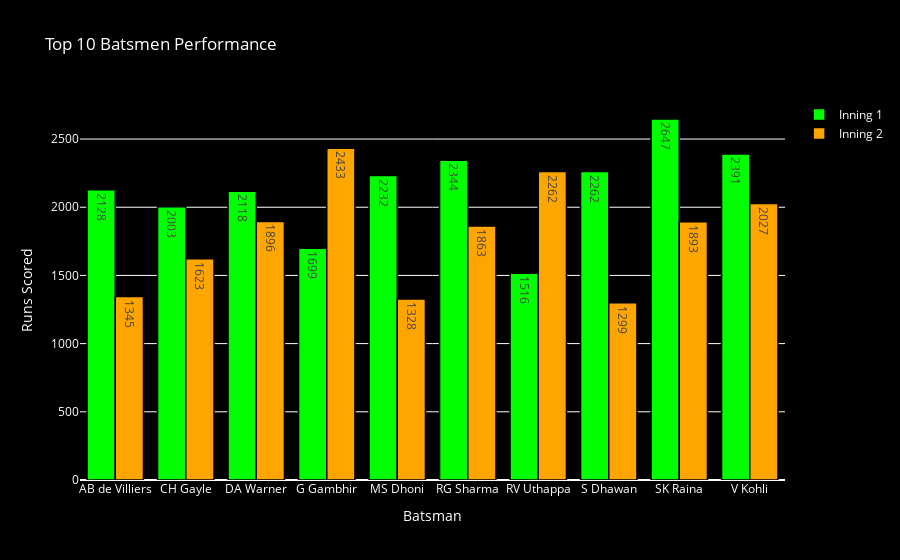

The cell this chart's notebook holds for it:
### Code cell
trace1 = go.Bar(
    x=final['batsman'],
    y=final['inning1_runs'],
    name='Inning 1',
    marker={'color': 'lime', 'line': {'width': 1.5, 'color': 'black'}},
    text=final['inning1_runs'],
)
trace2 = go.Bar(
    x=final['batsman'],
    y=final['inning2_runs'],
    name='Inning 2',
    marker={'color': 'orange', 'line': {'width': 1.5, 'color': 'black'}},
    text=final['inning2_runs'],
)
data = [trace1, trace2]
layout = go.Layout(
    title='Top 10 Batsmen Performance',
    xaxis={'title': 'Batsman', 'color': 'white'},
    yaxis={'title': 'Runs Scored', 'color': 'white'},
    barmode='group',
    plot_bgcolor='black',
    paper_bgcolor='black',
    font={'color': 'white'}
)
fig = go.Figure(data=data, layout=layout)
pyo.iplot(fig, filename='top10_batsmen_innings.html')

### Figure 1 — Plotly figure (JSON) as saved in the notebook; plotly's stock layout.template omitted (floating-point values rounded to 4 significant figures)
{"data": [{"marker": {"color": "lime", "line": {"color": "black", "width": 1.5}}, "name": "Inning 1", "text": [2128.0, 2003.0, 2118.0, 1699.0, 2232.0, 2344.0, 1516.0, 2262.0, 2647.0, 2391.0], "type": "bar", "x": ["AB de Villiers", "CH Gayle", "DA Warner", "G Gambhir", "MS Dhoni", "RG Sharma", "RV Uthappa", "S Dhawan", "SK Raina", "V Kohli"], "y": [2128, 2003, 2118, 1699, 2232, 2344, 1516, 2262, 2647, 2391]}, {"marker": {"color": "orange", "line": {"color": "black", "width": 1.5}}, "name": "Inning 2", "text": [1345.0, 1623.0, 1896.0, 2433.0, 1328.0, 1863.0, 2262.0, 1299.0, 1893.0, 2027.0], "type": "bar", "x": ["AB de Villiers", "CH Gayle", "DA Warner", "G Gambhir", "MS Dhoni", "RG Sharma", "RV Uthappa", "S Dhawan", "SK Raina", "V Kohli"], "y": [1345, 1623, 1896, 2433, 1328, 1863, 2262, 1299, 1893, 2027]}], "layout": {"barmode": "group", "font": {"color": "white"}, "paper_bgcolor": "black", "plot_bgcolor": "black", "title": {"text": "Top 10 Batsmen Performance"}, "xaxis": {"color": "white", "title": {"text": "Batsman"}}, "yaxis": {"color": "white", "title": {"text": "Runs Scored"}}}}
